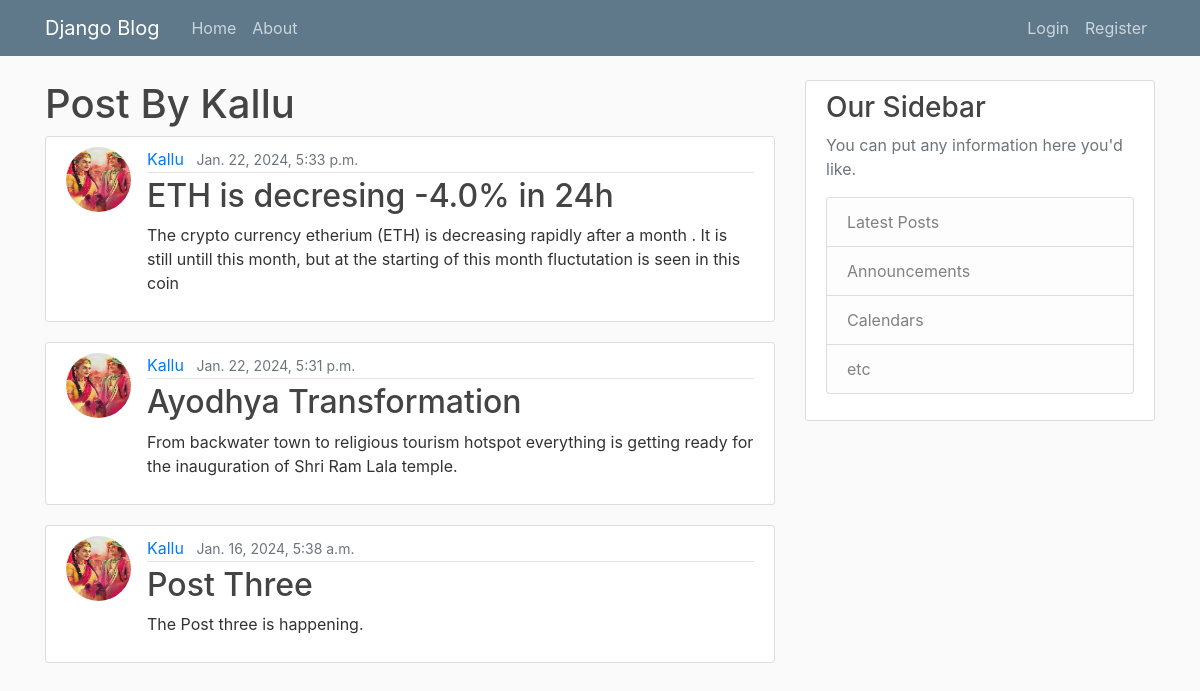
The page /user/Kallu/ on the database its author committed.
### blog/models.py (models this page shows, shortened)
class Post(models.Model):
    title = models.CharField(max_length=100)
    image_f = models.ImageField(upload_to='blog_image', null=True, blank=True)
    content = models.TextField()
    date_posted = models.DateTimeField(default=timezone.now)
    author = models.ForeignKey(User, on_delete=models.CASCADE)

### users/models.py (models this page shows, shortened)
class Profile(models.Model):
    user = models.OneToOneField(User, on_delete=models.CASCADE)
    imag = models.ImageField(default='default.jpg', upload_to='profile_pics')

### blog/views.py (the view)
# urls.py: path('user/<str:username>/', UserPostListView.as_view(), name='user-posts'),
class UserPostListView(ListView):
    model = Post
    template_name = 'blog/user_post.html'
    context_object_name = 'posts'
    paginate_by = 5
    def get_queryset(self):
        user = get_object_or_404(User, username=self.kwargs.get('username'))
        return Post.objects.filter(author=user).order_by('-date_posted')

### blog/templates/blog/user_post.html (shortened to what this page needs)
{% extends 'blog/base.html' %}
{% block content %}
        <h1>Post By {{ view.kwargs.username }} </h1>
    {% for post in posts %}
        <article class="media content-section">
          <img class="rounded-circle article-img" src="{{ post.author.profile.imag.url }}" alt="">
          <div class="media-body">
            <div class="article-metadata">
              <a class="mr-2" href="{% url 'user-posts' post.author.username %}">{{ post.author }}</a>
              <small class="text-muted">{{ post.date_posted }}</small>
            </div>
            <h2><a class="article-title" href="{% url 'post-detail' post.id %}">{{ post.title }}</a></h2>
            <p class="article-content">{{ post.content }}</p>
          </div>
        </article>
    {% endfor %}
{% endblock content %}

### blog/static/blog/main.css (style rules this page uses)
body { background: #fafafa; color: #333333; margin-top: 5rem; }
h1, h2, h3, h4, h5, h6 { color: #444444; }
.content-section { background: #ffffff; padding: 10px 20px; border: 1px solid #dddddd; border-radius: 3px; margin-bottom: 20px; }
.article-title { color: #444444; }
.article-content { white-space: pre-line; }
.article-img { height: 65px; width: 65px; margin-right: 16px; }
.article-metadata { padding-bottom: 1px; margin-bottom: 4px; border-bottom: 1px solid #e3e3e3 }

### rows shown on the page
Post: author.profile.imag (placeholder picture), author "Kallu", date_posted "Jan. 22, 2024, 5:33 p.m.", title "ETH is decresing -4.0% in 24h", content "The crypto currency etherium (ETH) is decreasing rapidly after a month . It is still untill this month, but at the starting of this month fluctutation is seen in this coin"
Post: author.profile.imag (placeholder picture), author "Kallu", date_posted "Jan. 22, 2024, 5:31 p.m.", title "Ayodhya Transformation", content "From backwater town to religious tourism hotspot everything is getting ready for the inauguration of Shri Ram Lala temple."
Post: author.profile.imag (placeholder picture), author "Kallu", date_posted "Jan. 16, 2024, 5:38 a.m.", title "Post Three", content "The Post three is happening."

### other values the page prints
{{ view.kwargs.username }} "Kallu"
